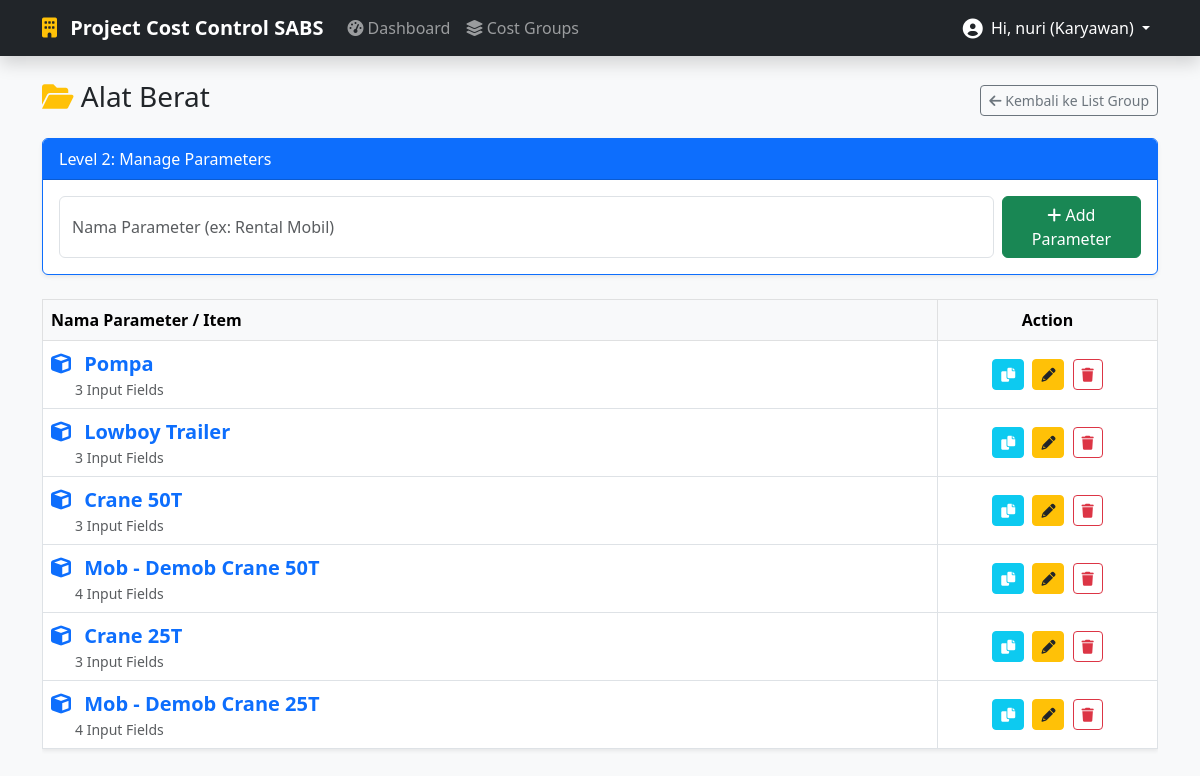
The page /group_detail.php?id=6 (signed in) on the database its author committed.
### tables this page shows
CREATE TABLE `cost_groups` (
  `id` int(11) NOT NULL,
  `group_name` varchar(100) NOT NULL,
  `created_by_role` enum('admin','karyawan') NOT NULL DEFAULT 'admin'
);

CREATE TABLE `cost_parameters` (
  `id` int(11) NOT NULL,
  `group_id` int(11) NOT NULL,
  `parameter_name` varchar(150) NOT NULL
);

### group_detail.php (the view, shortened to what this page needs)
<?php
require 'config.php';
require 'header.php';
$group_id = $_GET['id'] ?? 0;
$stmt = $pdo->prepare("SELECT * FROM cost_groups WHERE id = ?");
$stmt->execute([$group_id]);
$group = $stmt->fetch();
$editData = null;
$params = $pdo->prepare("SELECT * FROM cost_parameters WHERE group_id = ? ORDER BY id ASC");
$params->execute([$group_id]);
$paramList = $params->fetchAll();
?>
<div class="d-flex justify-content-between align-items-center mb-3">
    <h3><i class="fas fa-folder-open text-warning"></i> <?= htmlspecialchars($group['group_name']) ?></h3>
    <a href="groups.php" class="btn btn-outline-secondary btn-sm"><i class="fas fa-arrow-left"></i> Kembali ke List Group</a>
</div>
<div class="card mb-4 border-primary shadow-sm">
    <div class="card-header bg-primary text-white d-flex justify-content-between align-items-center">
        <span>Level 2: Manage Parameters</span>
    </div>
    <div class="card-body">
        <form method="POST" class="d-flex gap-2">
            <input type="text" name="param_name" class="form-control" placeholder="Nama Parameter (ex: Rental Mobil)" value="<?= htmlspecialchars($editData['parameter_name'] ?? '') ?>" required>
            <button type="submit" name="save_param" class="btn <?= $editData ? 'btn-warning' : 'btn-success' ?>">
                <i class="fas <?= $editData ? 'fa-save' : 'fa-plus' ?>"></i> <?= $editData ? 'Update Name' : 'Add Parameter' ?>
            </button>
        </form>
    </div>
</div>
<div class="table-responsive">
    <table class="table table-hover table-bordered align-middle shadow-sm">
        <thead class="table-light">
            <tr><th>Nama Parameter / Item</th><th class="text-center" width="220">Action</th></tr>
        </thead>
        <tbody>
            <?php foreach($paramList as $p): ?>
            <tr class="<?= ($editData && $editData['id'] == $p['id']) ? 'table-warning' : '' ?>">
                <td>
                    <a href="manage_fields.php?id=<?= $p['id'] ?>" class="fw-bold text-decoration-none text-primary fs-5">
                        <i class="fas fa-cube me-2"></i> <?= htmlspecialchars($p['parameter_name']) ?>
                    </a>
                    <div class="small text-muted ms-4">
                        <?php
                            $stmtC = $pdo->prepare("SELECT count(*) FROM parameter_fields WHERE parameter_id = ?");
                            $stmtC->execute([$p['id']]);
                            echo $stmtC->fetchColumn() . " Input Fields";
                        ?>
                    </div>
                </td>
                <td class="text-center">
                    <a href="group_detail.php?id=<?= $group_id ?>&dup_param=<?= $p['id'] ?>" class="btn btn-sm btn-info text-white me-1" onclick="return confirm('Duplicate parameter ini?')"><i class="fas fa-copy"></i></a>
                    <a href="group_detail.php?id=<?= $group_id ?>&edit_param=<?= $p['id'] ?>" class="btn btn-sm btn-warning text-dark me-1"><i class="fas fa-pencil-alt"></i></a>
                    <a href="group_detail.php?id=<?= $group_id ?>&del_param=<?= $p['id'] ?>" class="btn btn-sm btn-outline-danger" onclick="return confirm('Hapus parameter ini selamanya?')"><i class="fas fa-trash"></i></a>
                </td>
            </tr>
            <?php endforeach; ?>
        </tbody>
    </table>
</div>
<?php require 'footer.php'; ?>

### rows shown on the page
cost_groups: group_name "Alat Berat"
cost_parameters: parameter_name "Pompa", fetchColumn "3"
cost_parameters: parameter_name "Lowboy Trailer", fetchColumn "3"
cost_parameters: parameter_name "Crane 50T", fetchColumn "3"
cost_parameters: parameter_name "Mob - Demob Crane 50T", fetchColumn "4"
cost_parameters: parameter_name "Crane 25T", fetchColumn "3"
cost_parameters: parameter_name "Mob - Demob Crane 25T", fetchColumn "4"

### other values the page prints
$_SESSION['username'] "nuri"
$userRole "Karyawan"
